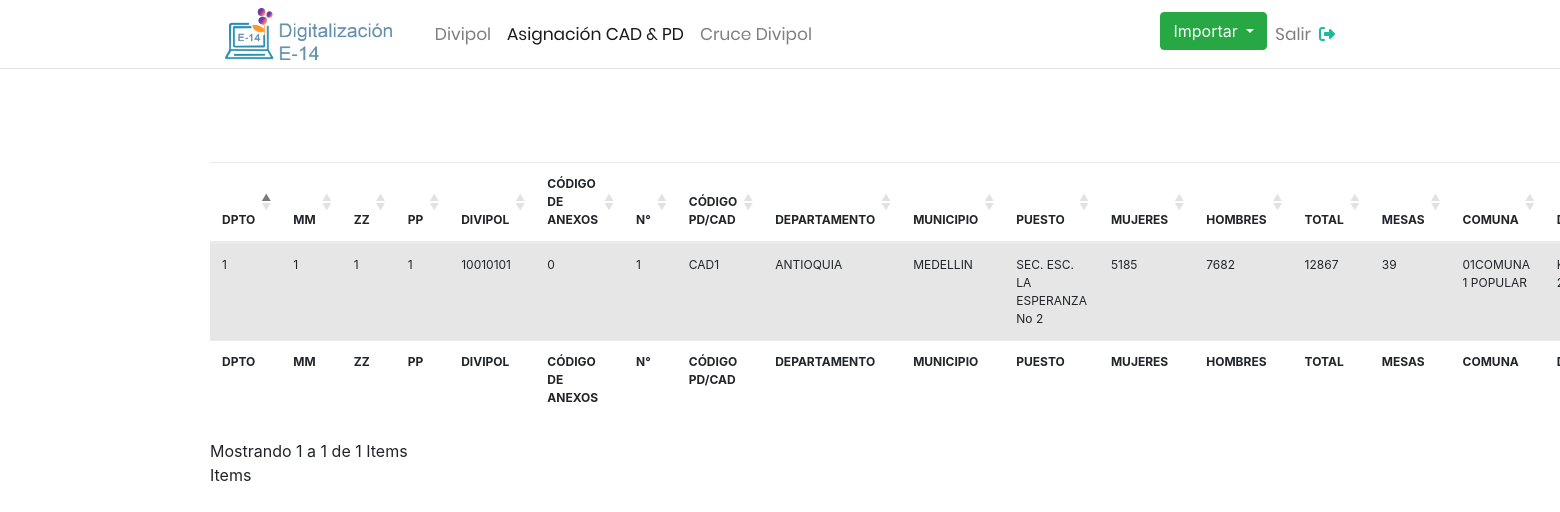
Screenshot of /asignacion.php with the database file from the repository.
### tables this page shows
CREATE TABLE `asignaciones` (
  `c_dpto` int(10) NOT NULL,
  `mm` int(10) NOT NULL,
  `zz` int(10) NOT NULL,
  `pp` int(5) NOT NULL,
  `c_divipol` int(30) NOT NULL,
  `c_anexos` int(30) NOT NULL,
  `nro` int(10) NOT NULL,
  `codigo_pd_cad` varchar(30) NOT NULL,
  `departamento` varchar(30) NOT NULL,
  `municipio` varchar(50) NOT NULL,
  `puesto` varchar(50) NOT NULL,
  `mujeres` int(10) NOT NULL,
  `hombres` int(10) NOT NULL,
  `total` int(10) NOT NULL,
  `mesas` int(10) NOT NULL,
  `comuna` varchar(50) NOT NULL,
  `direccion` varchar(50) NOT NULL,
  `tipo_cad` varchar(30) NOT NULL,
  `clase` varchar(30) NOT NULL,
  `nombre_cad` varchar(50) NOT NULL
);

### asignacion.php (the view, shortened to what this page needs)
<!DOCTYPE html>
    <html lang="en">
    <head>
        <link rel="stylesheet" type="text/css" href="css/style.css">
        <link href="https://cdn.datatables.net/1.13.4/css/dataTables.bootstrap5.min.css" rel="stylesheet"/>
        <link href="https://cdn.datatables.net/buttons/2.3.6/css/buttons.bootstrap5.min.css" rel="stylesheet"/>
        <link rel="stylesheet" type="text/css" href="vendor/bootstrap/css/bootstrap.min.css">
        <link rel="stylesheet" href="https://cdnjs.cloudflare.com/ajax/libs/font-awesome/6.4.0/css/all.min.css" />
    </head>
    <body>
	<?php
		include("modelo/conexion.php");
	?>
<nav class="navbar navbar-light navbar-expand-md bg-faded justify-content-center">
    <div class="container">
        <img src="images/logo.png" style="width: 15%;">
        <div class="navbar-collapse collapse w-100" id="collapsingNavbar3">
            <ul class="navbar-nav w-100 justify-content-center">
                <li class="nav-item ">
                    <a class="nav-link" href="divipol.php">Divipol</a>
                </li>
                <li class="nav-item active">
                    <a class="nav-link" href="asignacion.php">Asignación CAD & PD</a>
                </li>
                <li class="nav-item">
                    <a class="nav-link" href="cruce_divipol.php">Cruce Divipol</a>
                </li>
            </ul>
            <ul class="nav navbar-nav ms-auto w-100 justify-content-end">
            <div class="dropdown">
                    <button class="btn btn-success dropdown-toggle" type="button" id="dropdownMenuButton" data-toggle="dropdown" aria-haspopup="true" aria-expanded="false">
                    Importar
                    </button>
                </div>
                <li class="nav-item">
                    <a class="nav-link" href="modelo/logout.php">Salir</a>
                </li>
            </ul>
            <i class="fa-solid fa-right-from-bracket" style="color: #1ABC9C;"></i>
        </div>
    </div>
</nav>
<div class="container my-5">
        <div class="row">
    <table id="example" class="table table-striped" style="width:100%">
        <thead>
            <tr style="font-size: 12px;">
                <th>DPTO</th>
                <th>MM</th>
                <th>ZZ</th>
                <th>PP</th>
                <th>DIVIPOL</th>
                <th>CÓDIGO DE ANEXOS</th>
                <th>N°</th>
                <th>CÓDIGO PD/CAD</th>
                <th>DEPARTAMENTO</th>
                <th>MUNICIPIO</th>
                <th>PUESTO</th>
                <th>MUJERES</th>
                <th>HOMBRES</th>
                <th>TOTAL</th>
                <th>MESAS</th>
                <th>COMUNA</th>
                <th>DIRECCIÓN</th>
            </tr>
        </thead>
        <?php
        $sql="SELECT * from asignaciones";
        $result=mysqli_query($conexion,$sql);
        while($mostrar=mysqli_fetch_array($result)){
            ?>
            <tr style="font-size: 12px;">
                <td><?php echo $mostrar['c_dpto']?></td>
                <td><?php echo $mostrar['mm']?></td>
                <td><?php echo $mostrar['zz']?></td>
                <td><?php echo $mostrar['pp']?></td>
                <td><?php echo $mostrar['c_divipol']?></td>
                <td><?php echo $mostrar['c_anexos']?></td>
                <td><?php echo $mostrar['nro']?></td>
                <td><?php echo $mostrar['codigo_pd_cad']?></td>
                <td><?php echo $mostrar['departamento']?></td>
                <td><?php echo $mostrar['municipio']?></td>
                <td><?php echo $mostrar['puesto']?></td>
                <td><?php echo $mostrar['mujeres']?></td>
                <td><?php echo $mostrar['hombres']?></td>
                <td><?php echo $mostrar['total']?></td>
                <td><?php echo $mostrar['mesas']?></td>
                <td><?php echo $mostrar['comuna']?></td>
                <td><?php echo $mostrar['direccion']?></td>
            </tr>
            <?php
        }
        ?>
        <tfoot>
            <tr style="font-size: 12px;">
                <th>DPTO</th>
                <th>MM</th>
                <th>ZZ</th>
                <th>PP</th>
                <th>DIVIPOL</th>
                <th>CÓDIGO DE ANEXOS</th>
                <th>N°</th>
                <th>CÓDIGO PD/CAD</th>
                <th>DEPARTAMENTO</th>
                <th>MUNICIPIO</th>
                <th>PUESTO</th>
                <th>MUJERES</th>
                <th>HOMBRES</th>
                <th>TOTAL</th>
                <th>MESAS</th>
                <th>COMUNA</th>
                <th>DIRECCIÓN</th>
            </tr>
        </tfoot>
    </table>
    </div>
    </div>
    </body>
</html>

### css/style.css (style rules this page uses)
.container { margin-left: 3px; }
body, html { height: 100%; font-family: Poppins-Regular, sans-serif; }
a { font-family: Poppins-Regular; font-size: 17px; line-height: 1.7; color: #666666; margin: 0px; transition: all 0.4s; -webkit-transition: all 0.4s; -o-transition: all 0.4s; -moz-transition: all 0.4s; }
.navbar { background: #fff; padding-left: 16px; padding-right: 16px; border-bottom: 1px solid #dfe3e8; border-radius: 0; }
.navbar .nav li { position: relative; }
.navbar .nav li a { color: #888; }

### rows the page displays
asignaciones: c_dpto "1", mm "1", zz "1", pp "1", c_divipol "10010101", c_anexos "0", nro "1", codigo_pd_cad "CAD1", departamento "ANTIOQUIA", municipio "MEDELLIN", puesto "SEC. ESC. LA ESPERANZA No 2", mujeres "5185", hombres "7682", total "12867", mesas "39", comuna "01COMUNA 1 POPULAR"
